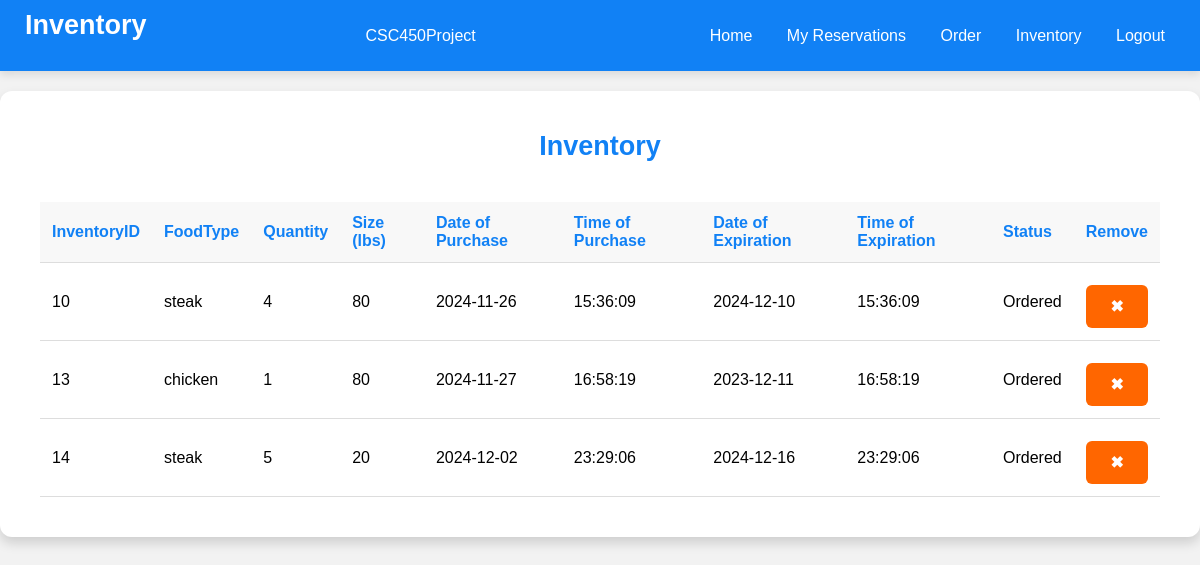
Page /inventory (signed in) on the committed database.
### tables this page shows
CREATE TABLE "Inventory" (
	"InventoryID"	INTEGER,
	"FoodType"	VARCHAR(10) NOT NULL,
	"Quantity"	INTEGER NOT NULL CHECK("Amount" >= 0),
	"Size"		INTEGER NOT NULL,
	"PurchaseDate"	DATE NOT NULL,
	"PurchaseTime"	TIME NOT NULL,
	"ExpirationDate"	DATE NOT NULL,
	"ExpirationTime"	TIME NOT NULL,
	"InventoryStatus"	VARCHAR(20) NOT NULL,
	PRIMARY KEY("InventoryID" AUTOINCREMENT)
);

### app.py (the view)
@app.route('/inventory', methods=['GET', 'POST'])
def inventory():
    session.pop('reservation_chosen', None)
    db = Database()
    inventory = db.getInventory()
    if request.method == 'POST':  # If removing an item
        inventoryID = request.form.get('inventory_id')
        db.removeItem(inventoryID)
        inventory = db.getInventory()
        account_id = db.get_id_from_email(session['email'])
        db.check_low_stock_and_notify(account_id)
    if 'email' in session and session.get('account_type') == 'employee':
        account_id = db.get_id_from_email(session['email'])
        db.notify_expired_items(account_id)
    return render_template('inventory.html', inventory=inventory)

### database.py (called while the page is built)
    def __del__(self):
        self.cursor.close()

    def getInventory(self):
        query = """
        SELECT *
        FROM INVENTORY
        ORDER BY INVENTORYID
        """
        self.cursor.execute(query)
        return self.cursor.fetchall()

### templates/inventory.html (shortened to what this page needs)
<!DOCTYPE html>
<html lang="en">
<head>
</head>
<body>
    <div class="navbar">
        <h1>Inventory</h1>
        <div class="brand">CSC450Project</div>
        <div>
            <a href="/home">Home</a>
            {% if session.get('email') %}
                <a href="/myReservations">My Reservations</a>
                <a href="/ordering">Order</a>
                <a href="/inventory">Inventory</a>
                <a href="/logout">Logout</a>
            {% else %}
                <a href="/login">Login</a>
            {% endif %}
        </div>
    </div>
    <div class="table-container">
        <h2>Inventory</h2>
        {% if inventory %}
        <table id="inventory-table">
            <thead>
                <tr>
                    <th>InventoryID</th>
                    <th>FoodType</th>
                    <th>Quantity</th>
                    <th>Size (lbs)</th>
                    <th>Date of Purchase</th>
                    <th>Time of Purchase</th>
                    <th>Date of Expiration</th>
                    <th>Time of Expiration</th>
                    <th>Status</th>
                    <th>Remove</th>
                </tr>
            </thead>
            <tbody id="inventory-table-body">
                {% for row in inventory %}
                    <tr>
                        <td>{{ row[0] }}</td>
                        <td>{{ row[1] }}</td>
                        <td>{{ row[2] }}</td>
                        <td>{{ row[3] }}</td>
                        <td>{{ row[4] }}</td>
                        <td>{{ row[5] }}</td>
                        <td>{{ row[6] }}</td>
                        <td>{{ row[7] }}</td>
                        <td>{{ row[8] }}</td>
                        <td>
                            <form action="/inventory" method="POST" style="display:inline;" onsubmit="return confirmCancel();">
                                <button type="submit">✖</button>
                            </form>
                        </td>
                    </tr>
                {% endfor %}
            </tbody>
        </table>
        {% else %}
        <h4>No items in inventory.</h4>
        {% endif %}
    </div>
</body>
</html>

### templates/inventory.html (style rules this page uses)
* { box-sizing: border-box; margin: 0; padding: 0; }
body { font-family: Arial, sans-serif; background-color: #f2f2f2; display: flex; flex-direction: column; justify-content: flex-start; align-items: center; min-height: 100vh; padding-top: 0; }
.navbar { display: flex; justify-content: space-between; align-items: center; background-color: #1181f5; color: #ffffff; padding: 10px 20px; box-shadow: 0 4px 8px rgba(0, 0, 0, 0.1); position: sticky; top: 0; width: 100%; z-index: 1000; }
.navbar a { color: #ffffff; text-decoration: none; margin: 0 15px; font-size: 16px; transition: color 0.3s; }
.form-container, .table-container { background-color: #ffffff; padding: 40px; border-radius: 12px; box-shadow: 0 6px 12px rgba(0, 0, 0, 0.15); width: 100%; max-width: 1500px; margin-bottom: 30px; margin-top: 20px; display: flex; flex-direction: column; align-items: center; }
h1 { color: #ffffff; text-align: left; margin-bottom: 20px; margin-left: 5px; font-size: 27px; }
h2 { color: #1181f5; text-align: center; margin-bottom: 20px; font-size: 27px; }
button { width: 100%; padding: 12px; background-color: #ff6600; color: #ffffff; border: none; border-radius: 6px; font-size: 16px; font-weight: bold; cursor: pointer; transition: background-color 0.3s; margin-top: 10px; }
.table-container table { width: 100%; border-collapse: collapse; margin-top: 20px; }
.table-container th, .table-container td { padding: 12px; text-align: left; border-bottom: 1px solid #dddddd; }
.table-container th { background-color: #f8f8f8; color: #1181f5; }

### rows in the picture
Inventory: InventoryID "10", FoodType "steak", Quantity "4", Size "80", PurchaseDate "2024-11-26", PurchaseTime "15:36:09", ExpirationDate "2024-12-10", ExpirationTime "15:36:09", InventoryStatus "Ordered"
Inventory: InventoryID "13", FoodType "chicken", Quantity "1", Size "80", PurchaseDate "2024-11-27", PurchaseTime "16:58:19", ExpirationDate "2023-12-11", ExpirationTime "16:58:19", InventoryStatus "Ordered"
Inventory: InventoryID "14", FoodType "steak", Quantity "5", Size "20", PurchaseDate "2024-12-02", PurchaseTime "23:29:06", ExpirationDate "2024-12-16", ExpirationTime "23:29:06", InventoryStatus "Ordered"
